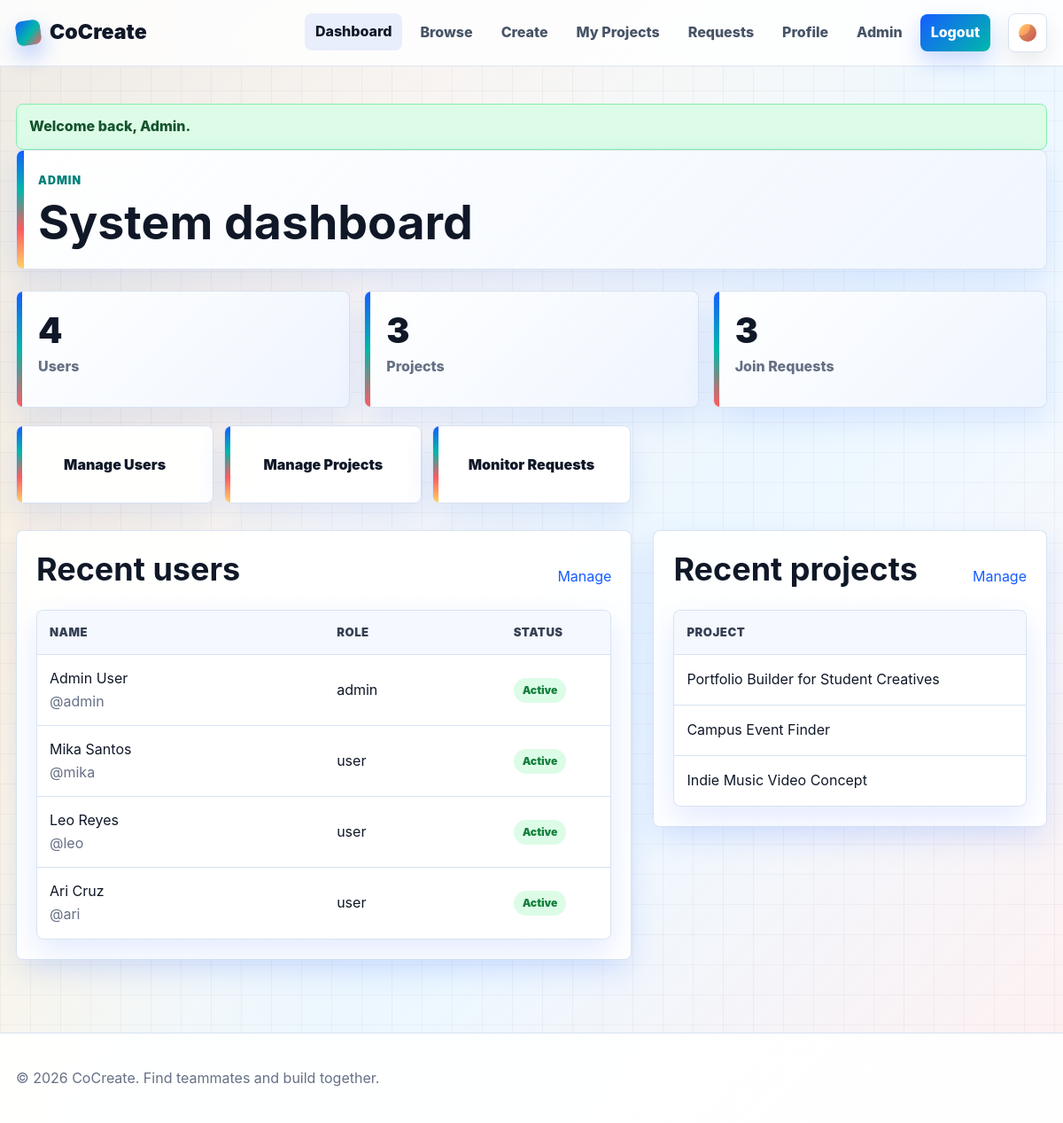
Page /admin/dashboard.php (signed in) on the committed database.
### tables this page shows
CREATE TABLE users (
  user_id INT UNSIGNED AUTO_INCREMENT PRIMARY KEY,
  firstname VARCHAR(80) NOT NULL,
  lastname VARCHAR(80) NOT NULL,
  username VARCHAR(80) NOT NULL UNIQUE,
  email VARCHAR(160) NOT NULL UNIQUE,
  password_hash VARCHAR(255) NOT NULL,
  profile_picture VARCHAR(255) DEFAULT NULL,
  skills TEXT DEFAULT NULL,
  interests TEXT DEFAULT NULL,
  bio TEXT DEFAULT NULL,
  role ENUM('user', 'admin') NOT NULL DEFAULT 'user',
  status ENUM('active', 'disabled') NOT NULL DEFAULT 'active',
  created_at TIMESTAMP NOT NULL DEFAULT CURRENT_TIMESTAMP
);

CREATE TABLE projects (
  project_id INT UNSIGNED AUTO_INCREMENT PRIMARY KEY,
  user_id INT UNSIGNED NOT NULL,
  project_title VARCHAR(180) NOT NULL,
  description TEXT NOT NULL,
  required_skills TEXT NOT NULL,
  category VARCHAR(120) NOT NULL,
  project_status ENUM('open', 'in_progress', 'completed') NOT NULL DEFAULT 'open',
  project_image VARCHAR(255) DEFAULT NULL,
  created_at TIMESTAMP NOT NULL DEFAULT CURRENT_TIMESTAMP,
  CONSTRAINT fk_projects_user
    FOREIGN KEY (user_id) REFERENCES users(user_id)
    ON DELETE CASCADE ON UPDATE CASCADE
);

### includes/components.php (called while the page is built, shortened)
<?php
function cocreate_public_prefix(?string $preferred = null): string
{
    $path = parse_url($_SERVER["REQUEST_URI"] ?? "", PHP_URL_PATH) ?: "";
    $insideControllerDir =
        str_contains($path, "/pages/") || str_contains($path, "/admin/");
    if ($insideControllerDir) {
        return $preferred ?? "../";
    }
    return $preferred ?? "";
}

### includes/session.php (called while the page is built, shortened)
<?php
function is_logged_in(): bool
{
    return isset($_SESSION["user_id"]);
}
function is_admin(): bool
{
    return isset($_SESSION["role"]) && $_SESSION["role"] === "admin";
}
function flash(string $key, ?string $message = null)
{
    if ($message === null) {
        $value = $_SESSION["flash"][$key] ?? null;
        return $value;
    }
    return null;
}
function e($value): string
{
    return htmlspecialchars((string) ($value ?? ""), ENT_QUOTES, "UTF-8");
}

### admin/dashboard.php (the view, shortened to what this page needs)
<?php
require_once __DIR__ . '/../includes/session.php';
require_once __DIR__ . '/../includes/db.php';
$assetPrefix = '../';
$pagePrefix = '../pages/';
$adminPrefix = '';
$totalUsers = (int)$pdo->query('SELECT COUNT(*) FROM users')->fetchColumn();
$totalProjects = (int)$pdo->query('SELECT COUNT(*) FROM projects')->fetchColumn();
$totalRequests = (int)$pdo->query('SELECT COUNT(*) FROM join_requests')->fetchColumn();
$users = $pdo->query('SELECT user_id, firstname, lastname, username, email, role, status, created_at FROM users ORDER BY created_at DESC LIMIT 5')->fetchAll();
$projects = $pdo->query('SELECT p.project_id, p.project_title, p.project_status, p.created_at, u.username FROM projects p JOIN users u ON u.user_id = p.user_id ORDER BY p.created_at DESC LIMIT 5')->fetchAll();
require_once __DIR__ . '/../includes/header.php';
?>
<section class="page-head">
  <div>
    <p class="eyebrow">Admin</p>
    <h1>System dashboard</h1>
  </div>
</section>
<div class="stats">
  <div class="stat"><span class="num"><?= $totalUsers ?></span><span class="lbl">Users</span></div>
  <div class="stat"><span class="num"><?= $totalProjects ?></span><span class="lbl">Projects</span></div>
  <div class="stat"><span class="num"><?= $totalRequests ?></span><span class="lbl">Join Requests</span></div>
</div>
<div class="quick-actions">
  <a href="users.php">Manage Users</a>
  <a href="projects.php">Manage Projects</a>
  <a href="requests.php">Monitor Requests</a>
</div>
<div class="admin-grid">
  <section class="card">
    <div class="section-head"><h2>Recent users</h2><a href="users.php">Manage</a></div>
    <div class="table-wrap">
      <table>
        <thead><tr><th>Name</th><th>Role</th><th>Status</th></tr></thead>
        <tbody>
        <?php foreach ($users as $user): ?>
          <tr>
            <td><?= e($user['firstname'] . ' ' . $user['lastname']) ?><br><span class="muted">@<?= e($user['username']) ?></span></td>
            <td><?= e($user['role']) ?></td>
            <td><span class="status status-<?= $user['status'] === 'active' ? 'accepted' : 'rejected' ?>"><?= e($user['status']) ?></span></td>
          </tr>
        <?php endforeach; ?>
        </tbody>
      </table>
    </div>
  </section>
  <section class="card">
    <div class="section-head"><h2>Recent projects</h2><a href="projects.php">Manage</a></div>
    <div class="table-wrap">
      <table>
        <thead><tr><th>Project</th><th>Owner</th><th>Status</th></tr></thead>
        <tbody>
        <?php foreach ($projects as $project): ?>
          <tr>
            <td><?= e($project['project_title']) ?></td>
          </tr>
        <?php endforeach; ?>
        </tbody>
      </table>
    </div>
  </section>
</div>
<?php
require_once __DIR__ . '/../includes/footer.php';
?>

### includes/header.php (shortened to what this page needs)
<?php
require_once __DIR__ . '/session.php';
require_once __DIR__ . '/components.php';
$publicPrefix = cocreate_public_prefix($assetPrefix ?? '');
?>
<!doctype html>
<html lang="en">
<head>
  <link rel="stylesheet" href="<?= e($publicPrefix) ?>assets/css/styles.css">
</head>
<body>
<?php include __DIR__ . '/nav.php'; ?>
<main class="container page-shell">
  <?php if ($message = flash('success')): ?>
    <div class="alert alert-success"><?= e($message) ?></div>
  <?php endif; ?>

### includes/nav.php (shortened to what this page needs)
<?php
$pageRoot = $pagePrefix ?? '';
$adminRoot = $adminPrefix ?? 'admin/';
$current = basename($_SERVER['PHP_SELF'] ?? '');
?>
<header class="site-header">
  <nav class="nav container">
    <a class="brand" href="<?= e($pageRoot) ?>index.php">CoCreate</a>
    <button class="theme-toggle" type="button" aria-label="Switch to dark mode" data-theme-toggle>
      <span class="theme-toggle-icon" aria-hidden="true"></span>
    </button>
    <div class="nav-links" data-nav-links>
      <?php if (is_logged_in()): ?>
        <a class="<?= $current === 'dashboard.php' ? 'active' : '' ?>" href="<?= e($pageRoot) ?>dashboard.php">Dashboard</a>
        <a class="<?= $current === 'browse.php' ? 'active' : '' ?>" href="<?= e($pageRoot) ?>browse.php">Browse</a>
        <a class="<?= $current === 'create_project.php' ? 'active' : '' ?>" href="<?= e($pageRoot) ?>create_project.php">Create</a>
        <a class="<?= $current === 'my_projects.php' ? 'active' : '' ?>" href="<?= e($pageRoot) ?>my_projects.php">My Projects</a>
        <a class="<?= $current === 'my_requests.php' ? 'active' : '' ?>" href="<?= e($pageRoot) ?>my_requests.php">Requests</a>
        <a class="<?= $current === 'profile.php' ? 'active' : '' ?>" href="<?= e($pageRoot) ?>profile.php">Profile</a>
        <?php if (is_admin()): ?>
          <a href="<?= e($adminRoot) ?>dashboard.php">Admin</a>
        <?php endif; ?>
        <a class="nav-button" href="<?= e($pageRoot) ?>logout.php">Logout</a>
      <?php else: ?>
        <a class="<?= $current === 'browse.php' ? 'active' : '' ?>" href="<?= e($pageRoot) ?>browse.php">Browse</a>
        <a class="<?= $current === 'login.php' ? 'active' : '' ?>" href="<?= e($pageRoot) ?>login.php">Login</a>
        <a class="nav-button" href="<?= e($pageRoot) ?>register.php">Register</a>
      <?php endif; ?>
    </div>
  </nav>
</header>

### includes/footer.php (shortened to what this page needs)
</main>
<footer class="footer">
  <div class="container footer-inner">
    <p>&copy; <?= date('Y') ?> CoCreate. Find teammates and build together.</p>
  </div>
</footer>
</body>
</html>

### rows in the picture
users: firstname+lastname "Admin User", username "admin", role "admin", status "Active"
users: firstname+lastname "Mika Santos", username "mika", role "user", status "Active"
users: firstname+lastname "Leo Reyes", username "leo", role "user", status "Active"
users: firstname+lastname "Ari Cruz", username "ari", role "user", status "Active"
projects: project_title "Portfolio Builder for Student Creatives"
projects: project_title "Campus Event Finder"
projects: project_title "Indie Music Video Concept"

### other values in the picture
$message "Welcome back, Admin."
$totalUsers "4"
$totalProjects "3"
$totalRequests "3"
